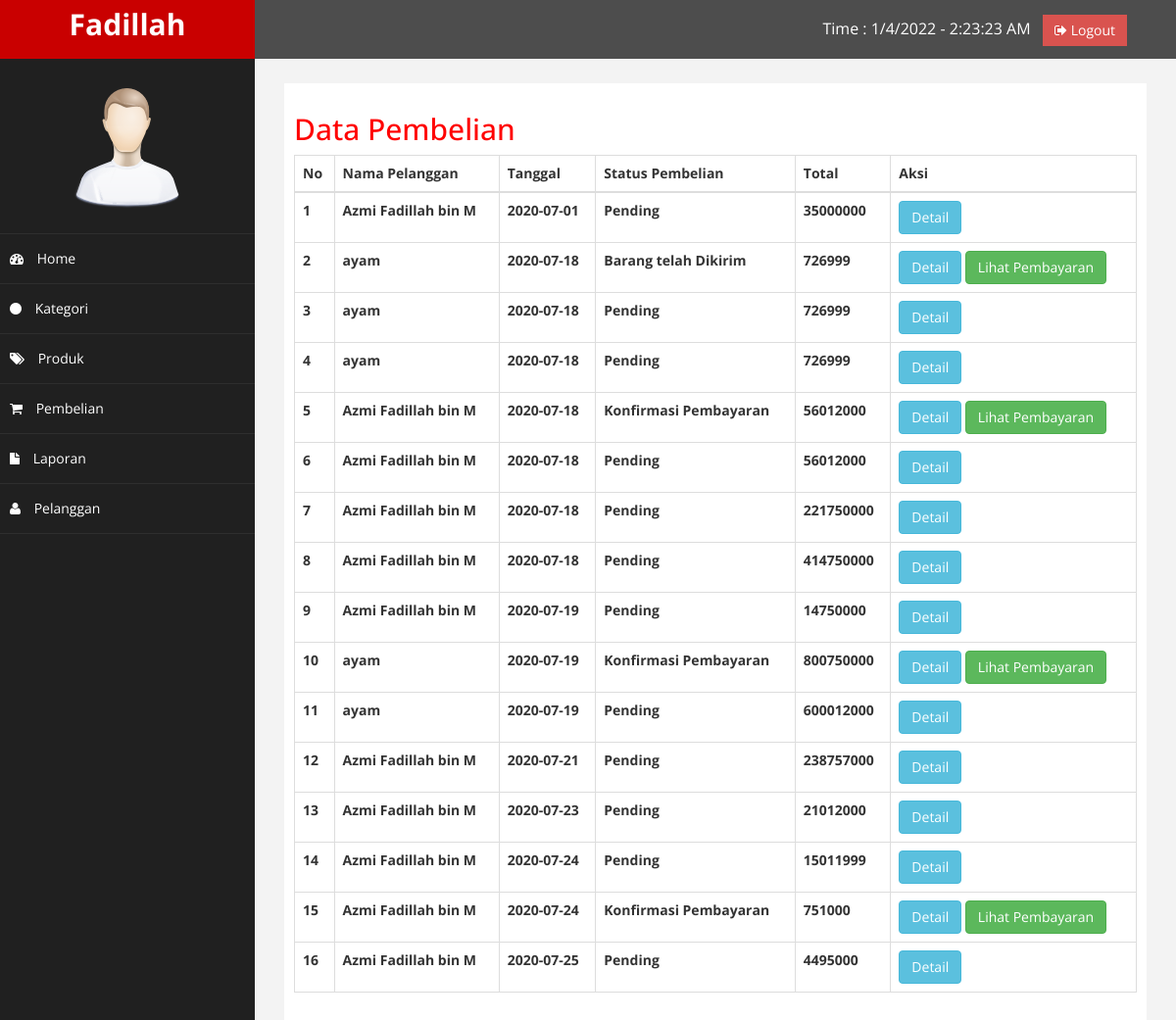
Page /admin/index.php?halaman=pembelian (signed in) on the committed database.
### tables this page shows
CREATE TABLE `pembelian` (
  `id_pembelian` int(11) NOT NULL,
  `id_ongkir` int(11) NOT NULL,
  `id_pelanggan` int(11) NOT NULL,
  `tanggal_pembelian` date NOT NULL,
  `total_pembelian` int(11) NOT NULL,
  `nama_kota` varchar(100) NOT NULL,
  `tarif` int(11) NOT NULL,
  `alamat_pengiriman` text NOT NULL,
  `status_pembelian` varchar(50) NOT NULL DEFAULT 'Pending',
  `no_resi` varchar(50) NOT NULL
);

CREATE TABLE `pelanggan` (
  `id_pelanggan` int(11) NOT NULL,
  `email_pelanggan` varchar(100) NOT NULL,
  `password_pelanggan` varchar(50) NOT NULL,
  `nama_pelanggan` varchar(100) NOT NULL,
  `telepon_pelanggan` varchar(25) NOT NULL,
  `alamat_pelanggan` text NOT NULL
);

### admin/pembelian.php (the view)
<h2>Data Pembelian</h2>
<table class="table table-bordered">
	<thead>
		<tr>
			<th>No</th>
			<th>Nama Pelanggan</th>
			<th>Tanggal</th>
			<th>Status Pembelian</th>
			<th>Total</th>
			<th>Aksi</th>
		</tr>
	</thead>
	<tbody>
		<?php $nomor=1; ?>
		<?php $ambil=$koneksi->query("SELECT * FROM pembelian JOIN pelanggan ON pembelian.id_pelanggan=pelanggan.id_pelanggan"); ?>
		<?php while($pecah = $ambil->fetch_assoc()){ ?>
		<tr>
			<th><?php echo $nomor; ?></th>
			<th><?php echo $pecah['nama_pelanggan']; ?></th>
			<th><?php echo $pecah['tanggal_pembelian']; ?></th>
			<th><?php echo $pecah['status_pembelian']; ?></th>
			<th><?php echo $pecah['total_pembelian']; ?></th>
			<th>
				<a href="index.php?halaman=detail&id=<?php echo $pecah['id_pembelian']; ?>" class="btn btn-info">Detail</a>
				<?php if ($pecah['status_pembelian']!=="Pending"): ?>
				<a href="index.php?halaman=pembayaran&id=<?php echo $pecah['id_pembelian']; ?>" class="btn btn-success">Lihat Pembayaran</a>
				<?php endif ?>
			</th>
		</tr>
		<?php $nomor++ ?>
		<?php } ?>
	</tbody>
</table>

### admin/index.php (shortened to what this page needs)
<?php
include '../koneksi.php';
?>
<!DOCTYPE html>
<html xmlns="http://www.w3.org/1999/xhtml">
<head>
    <link href="assets/css/bootstrap.css" rel="stylesheet" />
    <link href="assets/css/font-awesome.css" rel="stylesheet" />
    <link href="assets/js/morris/morris-0.4.3.min.css" rel="stylesheet" />
    <link href="assets/css/custom.css" rel="stylesheet" />
</head>
<body>
    <div id="wrapper">
        <nav class="navbar navbar-default navbar-cls-top " role="navigation" style="margin-bottom: 0">
            <div class="navbar-header">
                <a class="navbar-brand" href="index.html"><?php echo $_SESSION['admin']['nama_lengkap'] ?></a>
            </div>
  <div style="color: white;
padding: 15px 50px 5px 50px;
float: right;
font-size: 16px;"> Time : <span id="time"> </span> &nbsp; <a href="index.php?halaman=logout" class="btn btn-danger square-btn-adjust"><i class="fa fa-sign-out"></i> Logout </a>
</div>
        </nav>
                <nav class="navbar-default navbar-side" role="navigation">
            <div class="sidebar-collapse">
                <ul class="nav" id="main-menu">
				<li class="text-center">
                    <img src="assets/img/find_user.png" class="user-image img-responsive"/>
					</li>
                    <li><a href="index.php"><i class="fa fa-dashboard"></i> Home </a></li>
                    <li><a href="index.php?halaman=kategori"><i class="fa fa-circle"></i> Kategori </a></li>
                    <li><a href="index.php?halaman=produk"><i class="fa fa-tags"></i> Produk </a></li>
                    <li><a href="index.php?halaman=pembelian"><i class="fa fa-shopping-cart"></i> Pembelian </a></li>
                    <li><a href="index.php?halaman=laporan_pembelian"><i class="fa fa-file"></i> Laporan </a></li>
                    <li><a href="index.php?halaman=pelanggan"><i class="fa fa-user"></i> Pelanggan </a></li>
                </ul>
            </div>
        </nav>
        <div id="page-wrapper" >
            <div id="page-inner">
                <?php
                if (isset($_GET['halaman'])) {
                    if ($_GET['halaman']=='produk')
                    {
                        include 'produk.php';
                    }
                    elseif ($_GET['halaman']=='pembelian')
                    {
                        include 'pembelian.php';
                    }
                    elseif ($_GET['halaman']=='pelanggan')
                    {
                        include 'pelanggan.php';
                    }
                    elseif ($_GET['halaman']=='detail')
                    {
                        include 'detail.php';
                    }
                    elseif ($_GET['halaman']=='tambahproduk')
                    {
                        include 'tambahproduk.php';
                    }
                    elseif ($_GET['halaman']=='hapusproduk')
                    {
                        include 'hapusproduk.php';
                    }
                    elseif ($_GET['halaman']=='hapuskategori')
                    {
                        include 'hapuskategori.php';
                    }
                    elseif ($_GET['halaman']=='ubahproduk')
                    {
                        include 'ubahproduk.php';
                    }
                    elseif ($_GET['halaman']=='tambahpelanggan')
                    {
                        include 'tambahpelanggan.php';
                    }
                    elseif ($_GET['halaman']=='hapuspelanggan')
                    {
                        include 'hapuspelanggan.php';
                    }
                    elseif ($_GET['halaman']=='ubahpelanggan')
                    {
                        include 'ubahpelanggan.php';
                    }
                    elseif ($_GET['halaman']=='logout')
                    {
                        include 'logout.php';
                    }
                    elseif ($_GET['halaman']=='pembayaran')
                    {
                        include 'pembayaran.php';
                    }
                    elseif ($_GET['halaman']=='laporan_pembelian')
                    {
                        include 'laporan_pembelian.php';
                    }
                    elseif ($_GET['halaman']=='kategori')
                    {
                        include 'kategori.php';
                    }
                    elseif ($_GET['halaman']=='detailproduk')
                    {
                        include 'detailproduk.php';
                    }
                    elseif ($_GET['halaman']=='hapusfotoproduk')
                    {
                        include 'hapusfotoproduk.php';
                    }
                }
                else
                {
                    include 'home.php';
                }
                ?>
            </div>
            </div>
        </div>
</body>
</html>

### admin/assets/css/custom.css (style rules this page uses)
body { font-family: 'Open Sans', sans-serif; }
#wrapper { width: 100%; background:#202020; }
#page-wrapper { padding: 15px 15px; min-height: 600px; background:#F3F3F3; }
#page-inner { width:100%; margin:10px 20px 10px 0px; background-color:#fff!important; padding:10px; min-height:1200px; }
.text-center { text-align:center; }
h2 { color: #f00; }
.square-btn-adjust { border: 0px solid transparent; -webkit-border-radius: 0px; -moz-border-radius: 0px; border-radius: 0px; }
.user-image { margin: 25px auto; -webkit-border-radius: 10px; -moz-border-radius: 10px; border-radius: 10px; max-height:170px; max-width:170px; }
.navbar-cls-top .navbar-brand { color: #fff; background: #C90000; width: 260px; text-align: center; height: 60px; font-size: 30px; font-weight: 700; }
.sidebar-collapse , .sidebar-collapse .nav { background:none; }
.sidebar-collapse .nav { padding:0; }
.sidebar-collapse .nav > li > a { color:#fff; background:#202020; text-shadow:none; }
.sidebar-collapse > .nav > li > a { padding:15px 10px; }
.sidebar-collapse > .nav > li { border-bottom: 1px solid rgba(107, 108, 109, 0.19); }
.navbar-side { border:none; background-color: #202020; }
.navbar-cls-top { background:#4D4D4D; border-bottom:none; }
.navbar-default { border:0px solid black; }
.navbar-header { background: #A70303; }
.nav > li > a > i { margin-right:10px; }
@media (min-width:768px) { #page-wrapper { margin: 0 0 0 260px; padding: 15px 30px; min-height: 1200px; } }
@media (min-width:768px) { .navbar-side { z-index: 1; position: absolute; width: 260px; } }
@media (min-width:768px) { .navbar { border-radius: 0px; } }

### rows in the picture
pembelian: id_pelanggan.nama_pelanggan "Azmi Fadillah bin M", tanggal_pembelian "2020-07-01", status_pembelian "Pending", total_pembelian "35000000"
pembelian: id_pelanggan.nama_pelanggan "ayam", tanggal_pembelian "2020-07-18", status_pembelian "Barang telah Dikirim", total_pembelian "726999"
pembelian: id_pelanggan.nama_pelanggan "ayam", tanggal_pembelian "2020-07-18", status_pembelian "Pending", total_pembelian "726999"
pembelian: id_pelanggan.nama_pelanggan "ayam", tanggal_pembelian "2020-07-18", status_pembelian "Pending", total_pembelian "726999"
pembelian: id_pelanggan.nama_pelanggan "Azmi Fadillah bin M", tanggal_pembelian "2020-07-18", status_pembelian "Konfirmasi Pembayaran", total_pembelian "56012000"
pembelian: id_pelanggan.nama_pelanggan "Azmi Fadillah bin M", tanggal_pembelian "2020-07-18", status_pembelian "Pending", total_pembelian "56012000"
pembelian: id_pelanggan.nama_pelanggan "Azmi Fadillah bin M", tanggal_pembelian "2020-07-18", status_pembelian "Pending", total_pembelian "221750000"
pembelian: id_pelanggan.nama_pelanggan "Azmi Fadillah bin M", tanggal_pembelian "2020-07-18", status_pembelian "Pending", total_pembelian "414750000"
pembelian: id_pelanggan.nama_pelanggan "Azmi Fadillah bin M", tanggal_pembelian "2020-07-19", status_pembelian "Pending", total_pembelian "14750000"
pembelian: id_pelanggan.nama_pelanggan "ayam", tanggal_pembelian "2020-07-19", status_pembelian "Konfirmasi Pembayaran", total_pembelian "800750000"
pembelian: id_pelanggan.nama_pelanggan "ayam", tanggal_pembelian "2020-07-19", status_pembelian "Pending", total_pembelian "600012000"
pembelian: id_pelanggan.nama_pelanggan "Azmi Fadillah bin M", tanggal_pembelian "2020-07-21", status_pembelian "Pending", total_pembelian "238757000"
pembelian: id_pelanggan.nama_pelanggan "Azmi Fadillah bin M", tanggal_pembelian "2020-07-23", status_pembelian "Pending", total_pembelian "21012000"
pembelian: id_pelanggan.nama_pelanggan "Azmi Fadillah bin M", tanggal_pembelian "2020-07-24", status_pembelian "Pending", total_pembelian "15011999"
pembelian: id_pelanggan.nama_pelanggan "Azmi Fadillah bin M", tanggal_pembelian "2020-07-24", status_pembelian "Konfirmasi Pembayaran", total_pembelian "751000"
pembelian: id_pelanggan.nama_pelanggan "Azmi Fadillah bin M", tanggal_pembelian "2020-07-25", status_pembelian "Pending", total_pembelian "4495000"

### other values in the picture
$_SESSION['admin']['nama_lengkap'] "Fadillah"
